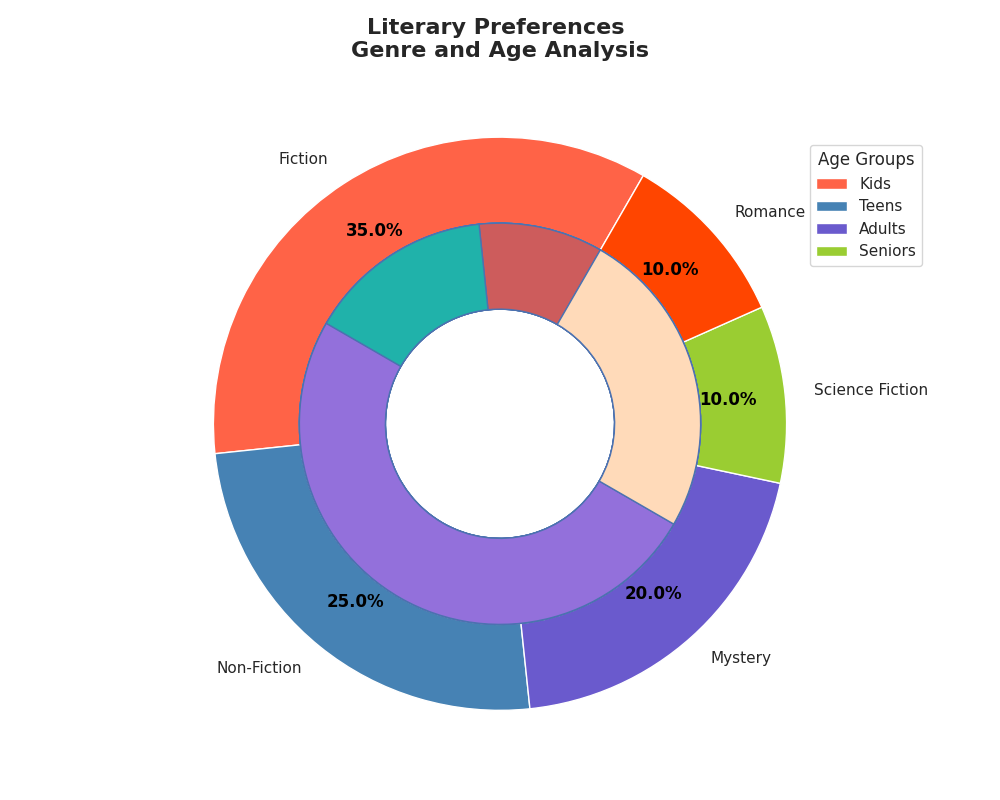

The script that drew this image:
import matplotlib.pyplot as plt

genres = ['Fiction', 'Non-Fiction', 'Mystery', 'Science Fiction', 'Romance']
overall_preference = [35, 25, 20, 10, 10]
age_groups = ['Kids', 'Teens', 'Adults', 'Seniors']
age_distribution = {
    'Fiction': [25, 20, 45, 10],
    'Non-Fiction': [10, 15, 50, 25],
    'Mystery': [5, 15, 55, 25],
    'Science Fiction': [15, 25, 45, 15],
    'Romance': [10, 15, 50, 25],
}

# New set of colors and marker styles
genre_colors = ['#FF6347', '#4682B4', '#6A5ACD', '#9ACD32', '#FF4500']
age_colors = ['#CD5C5C', '#20B2AA', '#9370DB', '#FFDAB9']
line_styles = ['dashed', 'dotted', 'dashdot']
marker_shapes = ['o', 's', 'D', '*']

fig, ax = plt.subplots(figsize=(10, 8))

wedges, texts, autotexts = ax.pie(overall_preference, labels=genres, colors=genre_colors, 
                                  startangle=60, wedgeprops=dict(width=0.3, edgecolor='w'),
                                  autopct='%1.1f%%', pctdistance=0.8)

# Outer ring for age distribution with different style
for i, genre in enumerate(genres):
    ax.pie(age_distribution[genre], radius=0.7, colors=age_colors,
           startangle=60, wedgeprops=dict(width=0.3, edgecolor='b'))

# Central circle for donut plot
centre_circle = plt.Circle((0,0),0.35,fc='white')
fig.gca().add_artist(centre_circle)

# Text properties update
for autotext in autotexts:
    autotext.set_color('black')
    autotext.set_weight('bold')

# Different legend position and line style
ax.legend(wedges, age_groups, title="Age Groups", loc="upper right", bbox_to_anchor=(1.1, 0.9))
ax.spines['bottom'].set_linestyle('dotted')

# Title with line changed
plt.title("Literary Preferences \nGenre and Age Analysis", fontsize=16, weight='bold')

# Show grid with a custom style
ax.xaxis.grid(True, linestyle='dashed')
ax.yaxis.grid(True, linestyle='dashed')

plt.tight_layout()
plt.show()
